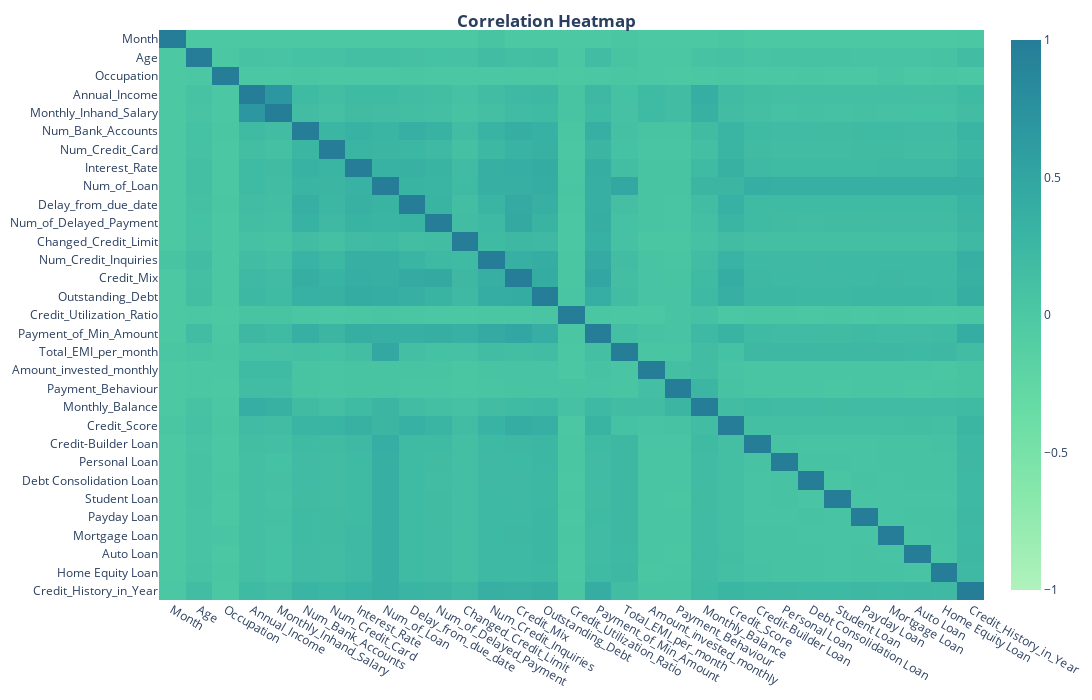

Notebook cell for this chart:
### Code cell
plot_corr_matrix(corr_matrix)

### Figure 1 — Plotly figure (JSON) as saved in the notebook; plotly's stock layout.template omitted (floating-point values rounded to 4 significant figures; data arrays with more than 128 entries replaced by an {"elided": "..."} marker saying what was removed)
{"data": [{"colorscale": [[0, "rgb(176, 242, 188)"], [0.1667, "rgb(137, 232, 172)"], [0.3333, "rgb(103, 219, 165)"], [0.5, "rgb(76, 200, 163)"], [0.6667, "rgb(56, 178, 163)"], [0.8333, "rgb(44, 152, 160)"], [1, "rgb(37, 125, 152)"]], "hoverongaps": false, "type": "heatmap", "x": ["Month", "Age", "Occupation", "Annual_Income", "Monthly_Inhand_Salary", "Num_Bank_Accounts", "Num_Credit_Card", "Interest_Rate", "Num_of_Loan", "Delay_from_due_date", "Num_of_Delayed_Payment", "Changed_Credit_Limit", "Num_Credit_Inquiries", "Credit_Mix", "Outstanding_Debt", "Credit_Utilization_Ratio", "Payment_of_Min_Amount", "Total_EMI_per_month", "Amount_invested_monthly", "Payment_Behaviour", "Monthly_Balance", "Credit_Score", "Credit-Builder Loan", "Personal Loan", "Debt Consolidation Loan", "Student Loan", "Payday Loan", "Mortgage Loan", "Auto Loan", "Home Equity Loan", "Credit_History_in_Year"], "y": ["Month", "Age", "Occupation", "Annual_Income", "Monthly_Inhand_Salary", "Num_Bank_Accounts", "Num_Credit_Card", "Interest_Rate", "Num_of_Loan", "Delay_from_due_date", "Num_of_Delayed_Payment", "Changed_Credit_Limit", "Num_Credit_Inquiries", "Credit_Mix", "Outstanding_Debt", "Credit_Utilization_Ratio", "Payment_of_Min_Amount", "Total_EMI_per_month", "Amount_invested_monthly", "Payment_Behaviour", "Monthly_Balance", "Credit_Score", "Credit-Builder Loan", "Personal Loan", "Debt Consolidation Loan", "Student Loan", "Payday Loan", "Mortgage Loan", "Auto Loan", "Home Equity Loan", "Credit_History_in_Year"], "z": {"elided": "31x31 float values"}, "zmax": 1, "zmin": -1}], "layout": {"height": 700, "margin": {"b": 10, "l": 10, "r": 10, "t": 30}, "title": {"text": "<b>Correlation Heatmap", "x": 0.5, "xanchor": "center", "yanchor": "top"}, "width": 1200, "xaxis": {"showgrid": false, "side": "bottom"}, "yaxis": {"autorange": "reversed", "showgrid": false}}}
